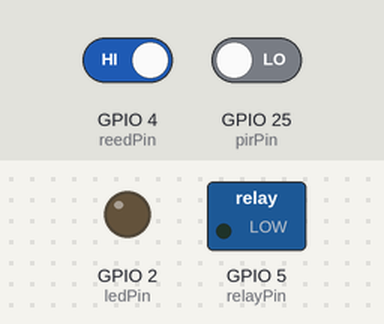
Recording of a sketch running on a simulated ESP32. On the bench: switched loads named in the sketch (green lamp = pin HIGH), output pins drawn as LEDs (lit = HIGH). The inputs (shaded band) are chosen by the test bench; at power-on: GPIO 25 (pirPin) LOW, GPIO 4 (reedPin) HIGH. WiFi joins after 1.5 s; servers stay silent unless stated; what the sketch prints to the serial monitor is not drawn.

Above: at 2.8 s.
2.9 s: GPIO 25 (pirPin) driven HIGH
At 3.8 s:
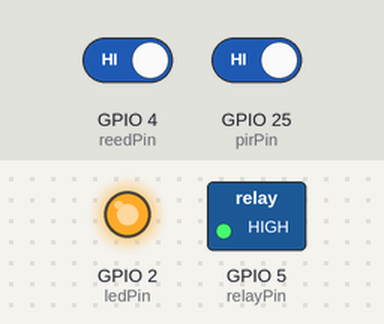
7.4 s: GPIO 25 (pirPin) driven LOW
At 8.4 s:
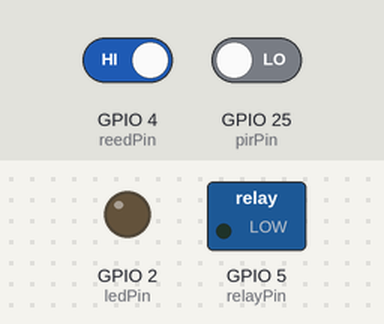
Timing chart, 0 to 9.9 s (numbered marks = the images above; inputs shaded):
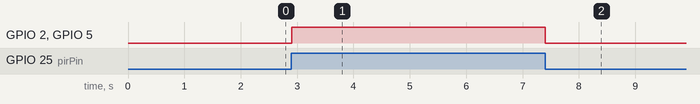

The sketch:

esp32.ino
```cpp
#include <WiFi.h>
#include <Firebase_ESP_Client.h>

// ==========================================
// DEFINICIÓN DE PINES
// ==========================================
const int pirPin = 25;   // Sensor Mini PIR SR505
const int reedPin = 4;   // Sensor Magnético KY-021 (Pin S)
const int relayPin = 5; // Módulo Relé (Controla las Luces LED 5V)
const int ledPin = 2;    // LED Indicador de la placa ESP32

// ==========================================
// CREDENCIALES DE RED Y FIREBASE
// ==========================================
#define WIFI_SSID "Aula1_Sis"
#define WIFI_PASSWORD "Tecnico2026"
#define API_KEY  "AIzaSyBzZaccsfkMWhXA9dcnQy4CEnQUPgalXvQ"
#define DATABASE_URL "https://apex20-bbee2-default-rtdb.firebaseio.com"

// Objetos de Firebase
FirebaseData fbdo;
FirebaseData streamDataObj;
FirebaseAuth auth;
FirebaseConfig config;

// Variables de estado
int pirState = LOW;
int lastPirState = LOW;

bool relayManualState = false; // Estado manual activado desde la web
bool currentRelayState = false; // Estado actual físico del relé

// Variables para el sensor magnético (Debounce)
int reedState = HIGH;
int lastReading = HIGH;
unsigned long lastChange = 0;
const unsigned long debounceMs = 20;

// ==========================================
// FUNCIÓN PARA ACTUALIZAR EL RELÉ Y FIREBASE
// ==========================================
void updateRelayState(bool targetState) {
  if (currentRelayState != targetState) {
    currentRelayState = targetState;
    digitalWrite(relayPin, currentRelayState ? HIGH : LOW);
    Serial.printf("Relé (Luces 5V) actualizado a: %s\n", currentRelayState ? "ON" : "OFF");

    // Sincronizar estado real con Firebase para reflejarlo en la Web
    if (Firebase.RTDB.setBool(&fbdo, "/actuadores/rele", currentRelayState)) {
      Serial.println("Estado del relé sincronizado con Firebase.");
    }
  }
}

// ==========================================
// CALLBACKS DE STREAM DE FIREBASE
// ==========================================
void streamCallback(FirebaseStream data) {
  String ruta = data.dataPath();

  if (data.dataType() == "boolean") {
    bool estado = data.boolData();

    if (ruta == "/rele" || ruta == "/") {
      relayManualState = estado;
      Serial.printf("Comando manual Web para relé: %s\n", relayManualState ? "ON" : "OFF");

      // Evaluar estado combinando web y sensor PIR
      bool stateToApply = relayManualState || (pirState == HIGH);
      updateRelayState(stateToApply);
    }
    else if (ruta == "/led") {
      digitalWrite(ledPin, estado ? HIGH : LOW);
      Serial.printf("Estado del LED indicador actualizado a: %s\n", estado ? "ON" : "OFF");
    }
  }
}

void streamTimeoutCallback(bool timeout) {
  if (timeout) {
    Serial.println("El Stream de Firebase expiró por tiempo de espera. Reconectando...");
  }
}

// ==========================================
// SETUP
// ==========================================
void setup() {
  Serial.begin(115200);

  // Configuración de Entradas y Salidas
  pinMode(pirPin, INPUT);
  pinMode(reedPin, INPUT);
  pinMode(relayPin, OUTPUT);
  pinMode(ledPin, OUTPUT);

  digitalWrite(relayPin, LOW);
  digitalWrite(ledPin, LOW);

  // Conexión WiFi
  WiFi.begin(WIFI_SSID, WIFI_PASSWORD);
  Serial.print("Conectando a Wi-Fi");

  while (WiFi.status() != WL_CONNECTED) {
    delay(500);
    Serial.print(".");
  }

  Serial.println("\n¡Conectado a la red WiFi!");
  Serial.print("IP asignada: ");
  Serial.println(WiFi.localIP());

  // Configuración de Firebase
  config.api_key = API_KEY;
  config.database_url = DATABASE_URL;

  if (Firebase.signUp(&config, &auth, "", "")) {
    Serial.println("Firebase SignUp OK");
  } else {
    Serial.printf("Firebase SignUp error: %s\n", config.signer.signupError.message.c_str());
  }

  Firebase.begin(&config, &auth);
  Firebase.reconnectWiFi(true);

  // Inicialización de Stream para escuchar comandos desde la WEB
  if (!Firebase.RTDB.beginStream(&streamDataObj, "/actuadores")) {
    Serial.printf("Error en Stream: %s\n", streamDataObj.errorReason().c_str());
  }

  Firebase.RTDB.setStreamCallback(&streamDataObj, streamCallback, streamTimeoutCallback);

  Serial.println("--- Sistema ZEUS APEX Inicializado ---");
}

// ==========================================
// LOOP PRINCIPAL
// ==========================================
void loop() {
  unsigned long currentMillis = millis();

  // 1. SENSOR DE PRESENCIA (PIR) Y CONTROL DE ILUMINACIÓN
  pirState = digitalRead(pirPin);

  if (pirState != lastPirState) {
    lastPirState = pirState;

    if (pirState == HIGH) {
      digitalWrite(ledPin, HIGH);
      Serial.println("PIR: Presencia detectada -> Encendiendo luces LED");
    } else {
      digitalWrite(ledPin, LOW);
      Serial.println("PIR: Sin presencia");
    }

    // Encender relé si hay movimiento O si se activó manualmente desde la Web
    bool shouldRelayBeOn = (pirState == HIGH) || relayManualState;
    updateRelayState(shouldRelayBeOn);

    // Notificar presencia a Firebase
    Firebase.RTDB.setInt(&fbdo, "/sensor/movimiento", pirState);

  }
  // 2. SENSOR MAGNÉTICO (PUERTA)
  int reading = digitalRead(reedPin);

  if (reading != lastReading) {
    lastChange = currentMillis;
    lastReading = reading;
  }

  if ((currentMillis - lastChange) > debounceMs) {
    if (reading != reedState) {
      reedState = reading;

      if (reedState == HIGH) {
        Serial.println("ALERTA: Puerta ABIERTA (Imán retirado)");
      } else {
        Serial.println("Magnético: Puerta CERRADA (Imán detectado)");
      }

      // Notificar estado de la puerta a Firebase
      Firebase.RTDB.setInt(&fbdo, "/sensor/iman", reedState);
    }
  }

  delay(10);
}
```

Measured:
- after the input at 2.9 s, GPIO 2 (ledPin), GPIO 5 (relayPin): LOW → HIGH at once
- after the input at 7.4 s, GPIO 2 (ledPin), GPIO 5 (relayPin): HIGH → LOW at once
